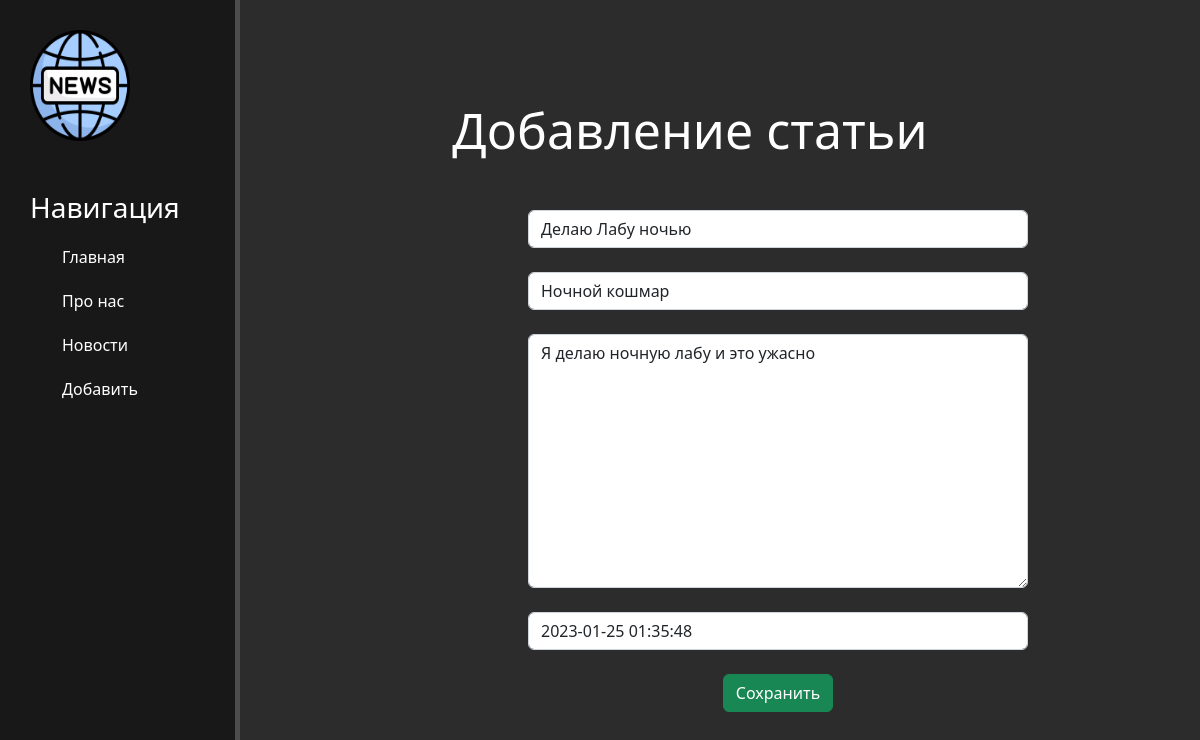
/news/1/update, run on the app's committed database.
### news/models.py (models this page shows, shortened)
class Newss(models.Model):
    title = models.CharField('Название', max_length=30)
    intro = models.CharField("О чем", max_length=200)
    text = models.TextField('Новость')
    date = models.DateTimeField('Дата')
    class Meta:
        verbose_name = 'Новость'
        verbose_name_plural = 'Новости'

### news/views.py (the view)
# urls.py: path('<int:pk>/update', views.NewUpdateView.as_view(), name='news-update'),
class NewUpdateView(UpdateView):
    model = Newss
    template_name = 'news/create.html'
    form_class = NewsForm

### news/forms.py
class NewsForm(ModelForm):
    class Meta:
        model = Newss
        fields = ['title', 'intro', 'text', 'date']
        widgets = {
            "title": TextInput(attrs={
                'class': 'form-control',
                'placeholder': 'Название статьи'
            }),
            "intro": TextInput(attrs={
                'class': 'form-control',
                'placeholder': 'Интро'
            }),
            "date": DateTimeInput(attrs={
                'class': 'form-control',
                'placeholder': 'Дата'
            }),
            "text": Textarea(attrs={
                'class': 'form-control',
                'placeholder': 'Статья'
            })
        }

### news/templates/news/create.html (shortened to what this page needs)
{% extends 'newsApp/layout.html'%}
{% block content %}
    <div class="features">
        <h1>Добавление статьи</h1>
        <form method="post">
            {{ form.title }}<br>
            {{ form.intro }}<br>
            {{ form.text }}<br>
            {{ form.date }}<br>
            <button class="btn btn-success" type="submit">Сохранить</button>
         </form>
    </div>
{% endblock %}

### newsApp/static/newsApp/css/newsApp.css (style rules this page uses)
body { background: #2c2c2c; }
main .features { float: left; color: #fff; margin-top: 100px; text-align: center; width: 75%; }
main .features h1 { font-size: 50px; }
form { margin-left: 32%; width: 500px; margin-top: 50px; color: blue; }

### data on the page
Newss: title "Делаю Лабу ночью", intro "Ночной кошмар", text "Я делаю ночную лабу и это ужасно", date "2023-01-25 01:35:48"
